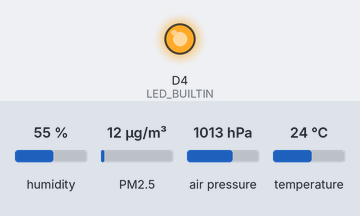
Bench run of a sketch on a simulated ESP8266 (Wemos D1 mini). On the bench: output pins drawn as LEDs (lit = HIGH, except the on-board LED, lit = LOW). Dashed ring = blinking. The inputs (shaded band) are chosen by the test bench; at power-on: humidity 55 %, PM2.5 12 µg/m³, air pressure 1013 hPa, temperature 24 °C. WiFi joins after 1.5 s; servers stay silent unless stated; what the sketch prints to the serial monitor is not drawn.

Above: at 0.1 s.
At 1.6 s:
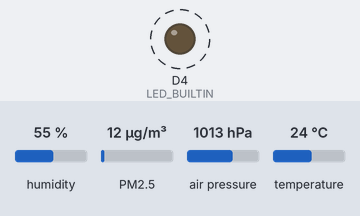
Timing chart, 0 to 41.5 s (numbered marks = the images above):
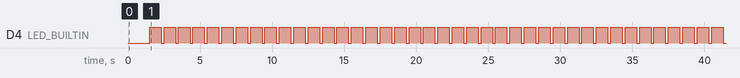

The sketch:

read_sensors_value.ino
```cpp
#include <SDS011.h>
#include <ArduinoJson.h>
#include <FirebaseArduino.h>
#include <WEMOS_SHT3X.h>
#include <Adafruit_BMP085.h>
#include <ESP8266WiFi.h>

char ssid[] = "Hallmann";
char password[] = "Hallmann246";


#define FIREBASE_HOST "meteo3d-d1068.firebaseio.com"
#define FIREBASE_AUTH "abc123" // <=== REPLACE THAT
#define RXpin D6
#define TXpin D7

SDS011 sds;
Adafruit_BMP085 bmp;
SHT3X sht30(0x45);

boolean startingUp = true;

String stationLocation = "ti";

float pm10, pm25;
boolean ifError;
String data;
int airtemp, airhum;
unsigned long startingTime, sleepTime;

DynamicJsonBuffer jsonBuffer;


void setup() {
  pinMode(LED_BUILTIN, OUTPUT);
  Serial.begin(9600);
  sds.begin(RXpin, TXpin);
  sds.sleep();
  if (!bmp.begin()) {
    Serial.println("Could not find a valid BMP085 sensor, check wiring!");
  }

  Serial.println();
  Serial.println("Connecting to " + String(ssid));

  WiFi.begin(ssid,password);

  int wifiAttempts = 0;
  while (WiFi.status() != WL_CONNECTED) {
    delay(500);
    Serial.print(".");
    wifiAttempts++;
    if(wifiAttempts>100){
        Serial.println("Wifi error");
        Serial.println("Restarting...");
        ESP.restart();
    }
  }
  Serial.println();
  Serial.println("Wi-Fi connected successfully");

  Firebase.begin(FIREBASE_HOST, FIREBASE_AUTH);
}


void loop() {
  startingTime = millis();
  sds.wakeup();
  Serial.println("Starting SDS011...");
  for(int i=0;i<60*2;i++){
    digitalWrite(LED_BUILTIN, HIGH);
    delay(800);
    digitalWrite(LED_BUILTIN, LOW);
    delay(200);
  }
  ifError = sds.read(&pm25,&pm10);
  if(ifError){
    Serial.println("Error sds011 <<========");
    pm10 = -100;
    pm25 = -100;
  }

  if(sht30.get()==0){
    airtemp = sht30.cTemp;
    airhum = sht30.humidity;
  }else{
    Serial.println("Error sht30 <<========");
    airtemp = -100;
    airhum = -100;
  }

  int atmpress = bmp.readPressure()/100;
  if(atmpress < 900 || atmpress > 1100){
    atmpress = -100;
  }

  Serial.println("Pressure: " + String(atmpress));
  Serial.println("Temperature: " + String(airtemp));
  Serial.println("Humidity: " + String(airhum));
  Serial.println("PM 1.0: " + String(pm10));
  Serial.println("PM 2.5: " + String(pm25));

  String jsonInput =
      "{\"airhum\":"+String(airhum)+
      ",\"airtemp\":"+String(airtemp)+
      ",\"atmpress\":"+String(atmpress)+
      ",\"iaqpm10\":"+String(pm10)+
      ",\"iaqpm25\":"+String(pm25)+"}";
  JsonObject& data = jsonBuffer.parseObject(jsonInput);

  Firebase.push("measurements/"+stationLocation, data);
  if(!Firebase.success()){
    Firebase.pushString("errors/", stationLocation);
    if(!Firebase.success()){
      Serial.println("Firebase error");
      if(!startingUp){
        Serial.println("Restarting...");
        ESP.restart();
      }
    }
  }

  for(int i=0;i<20;i++){
    digitalWrite(LED_BUILTIN, LOW);
    delay(100);
    digitalWrite(LED_BUILTIN, HIGH);
    delay(100);
  }

  // shuting down WiFi
  if(startingTime>=millis()){
    sleepTime = 58*60*1000;
    Serial.println("millis() overflow - inaccurate sleep time");
  }else{
    sleepTime = 60*60*1000 - (millis() - startingTime);
  }
  Serial.println("Sleep time: " + String(sleepTime));
  Serial.println("/\\/\\/\\/\\/\\/\\/\\/\\/\\/\\");
  WiFi.forceSleepBegin();
  sds.sleep();
  delay(sleepTime);
  WiFi.forceSleepWake();  //WiFi on
  startingUp = false;
}
```

Measured:
- by itself, D4 (LED_BUILTIN): alternates HIGH for 0.80 s and LOW for 0.20 s
